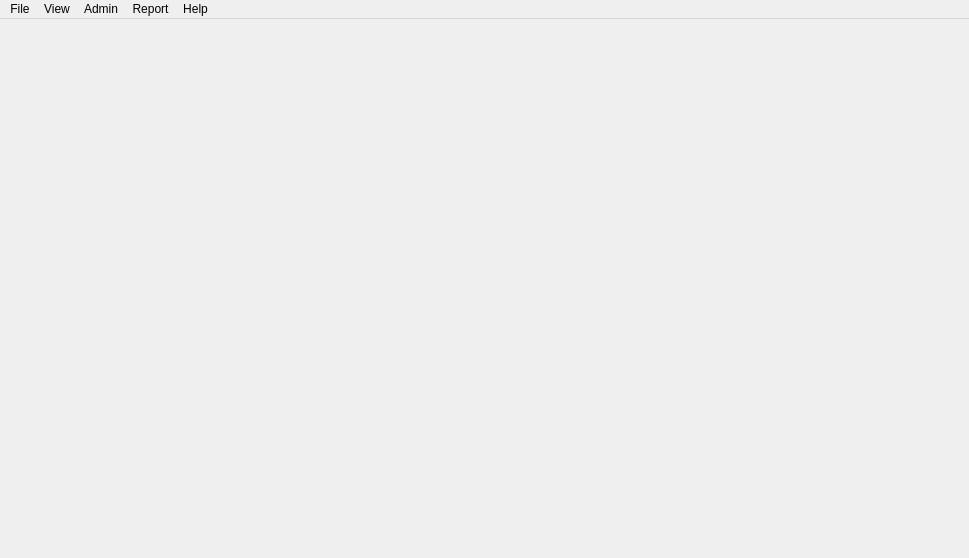
<?xml version="1.0" encoding="UTF-8"?>
<ui version="4.0">
 <class>MapWindow</class>
 <widget class="QMainWindow" name="MapWindow">
  <property name="geometry">
   <rect>
    <x>0</x>
    <y>0</y>
    <width>969</width>
    <height>558</height>
   </rect>
  </property>
  <property name="windowTitle">
   <string>MapWindow</string>
  </property>
  <widget class="QWidget" name="centralWidget">
   <widget class="QLabel" name="mapImg">
    <property name="geometry">
     <rect>
      <x>0</x>
      <y>0</y>
      <width>971</width>
      <height>531</height>
     </rect>
    </property>
    <property name="text">
     <string/>
    </property>
   </widget>
  </widget>
  <widget class="QMenuBar" name="menuBar">
   <property name="geometry">
    <rect>
     <x>0</x>
     <y>0</y>
     <width>969</width>
     <height>25</height>
    </rect>
   </property>
   <widget class="QMenu" name="menuFile">
    <property name="title">
     <string>File</string>
    </property>
    <widget class="QMenu" name="menuSearch">
     <property name="title">
      <string>Search</string>
     </property>
     <widget class="QMenu" name="menuAvailable_Beds">
      <property name="title">
       <string>Available Beds</string>
      </property>
      <addaction name="actionAcute_Care"/>
      <addaction name="separator"/>
      <addaction name="actionComplex_Continuing_Care"/>
      <addaction name="separator"/>
      <addaction name="actionLong_Term_Care"/>
     </widget>
     <addaction name="menuAvailable_Beds"/>
    </widget>
    <addaction name="menuSearch"/>
    <addaction name="separator"/>
    <addaction name="actionLogout"/>
   </widget>
   <widget class="QMenu" name="menuView">
    <property name="title">
     <string>View</string>
    </property>
    <widget class="QMenu" name="menuFacility">
     <property name="title">
      <string>Facility</string>
     </property>
     <addaction name="actionHospital"/>
     <addaction name="separator"/>
     <addaction name="actionNursing_Home"/>
     <addaction name="separator"/>
     <addaction name="actionView_All"/>
    </widget>
    <addaction name="menuFacility"/>
   </widget>
   <widget class="QMenu" name="menuHelp">
    <property name="title">
     <string>Help</string>
    </property>
    <addaction name="actionAbout"/>
    <addaction name="actionFacilityView"/>
   </widget>
   <widget class="QMenu" name="menuAdmin">
    <property name="title">
     <string>Admin</string>
    </property>
    <addaction name="actionAdd_newUser"/>
   </widget>
   <widget class="QMenu" name="menuReport">
    <property name="title">
     <string>Report</string>
    </property>
    <addaction name="actionGenerate"/>
   </widget>
   <addaction name="menuFile"/>
   <addaction name="menuView"/>
   <addaction name="menuAdmin"/>
   <addaction name="menuReport"/>
   <addaction name="menuHelp"/>
  </widget>
  <action name="actionAbout">
   <property name="text">
    <string>About</string>
   </property>
  </action>
  <action name="actionHospital">
   <property name="text">
    <string>Hospital</string>
   </property>
  </action>
  <action name="actionNursing_Home">
   <property name="text">
    <string>Nursing Home</string>
   </property>
  </action>
  <action name="actionFull_Screen">
   <property name="text">
    <string>Full Screen</string>
   </property>
  </action>
  <action name="actionZoom_In">
   <property name="text">
    <string>Zoom In</string>
   </property>
  </action>
  <action name="actionZoom_Out">
   <property name="text">
    <string>Zoom Out</string>
   </property>
  </action>
  <action name="actionOn">
   <property name="text">
    <string>On</string>
   </property>
  </action>
  <action name="actionOff">
   <property name="text">
    <string>Off</string>
   </property>
  </action>
  <action name="actionLogout">
   <property name="text">
    <string>Logout</string>
   </property>
  </action>
  <action name="actionAcute_Care">
   <property name="text">
    <string>Acute Care</string>
   </property>
  </action>
  <action name="actionComplex_Continuing_Care">
   <property name="text">
    <string>Complex Continuing Care</string>
   </property>
  </action>
  <action name="actionLong_Term_Care">
   <property name="text">
    <string>Long Term Care</string>
   </property>
  </action>
  <action name="actionAdd_newUser">
   <property name="text">
    <string>Create User</string>
   </property>
  </action>
  <action name="actionDelete_User">
   <property name="text">
    <string>Delete User</string>
   </property>
  </action>
  <action name="actionCreate_Facility">
   <property name="text">
    <string>Create Facility</string>
   </property>
  </action>
  <action name="actionDelete_Facility">
   <property name="text">
    <string>Delete Facility</string>
   </property>
  </action>
  <action name="actionFacilityView">
   <property name="text">
    <string>FacilityView</string>
   </property>
  </action>
  <action name="actionGenerate">
   <property name="text">
    <string>Generate</string>
   </property>
  </action>
  <action name="actionView_All">
   <property name="text">
    <string>View All</string>
   </property>
  </action>
 </widget>
 <layoutdefault spacing="6" margin="11"/>
 <resources/>
 <connections/>
</ui>
